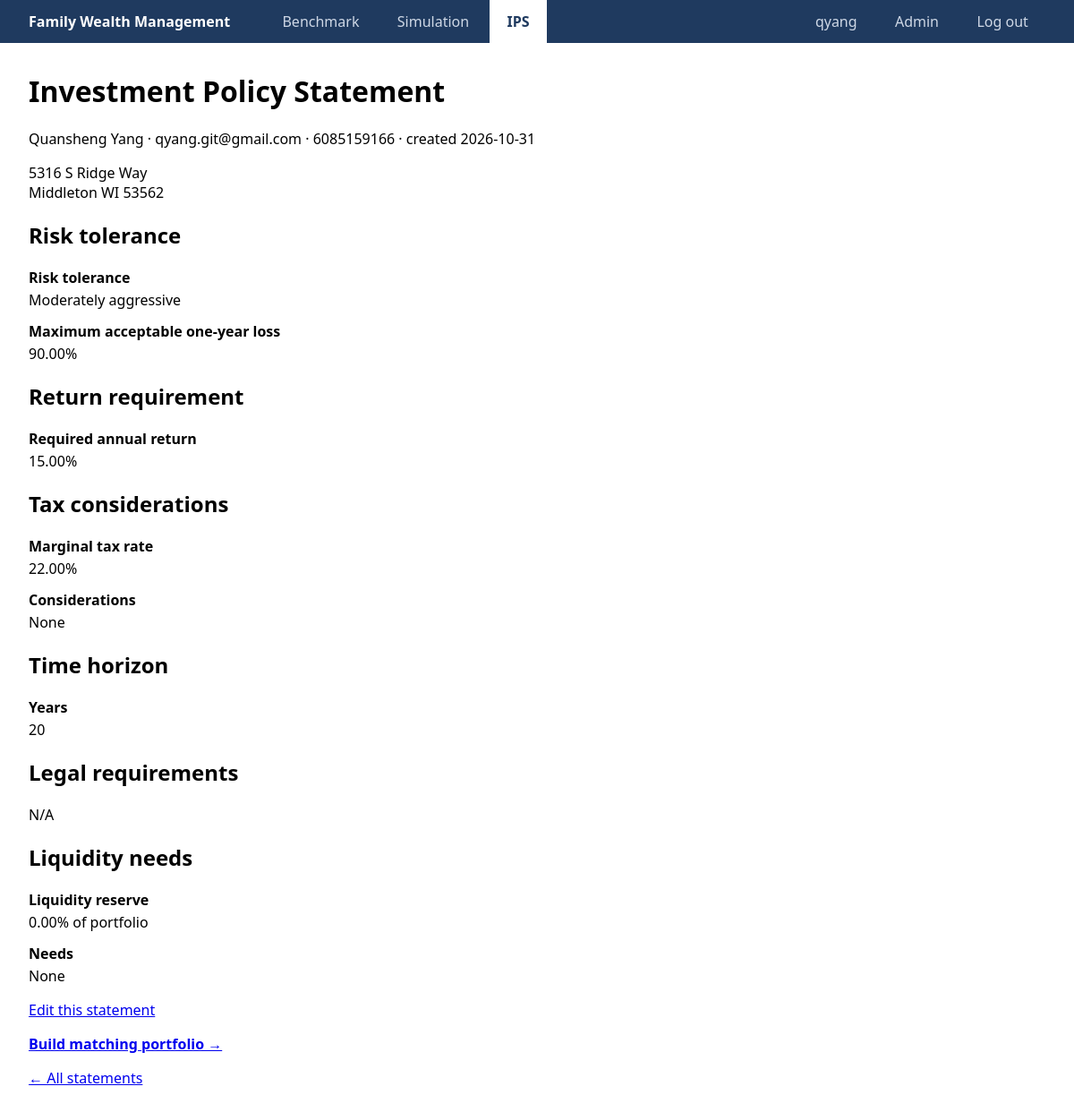
Page /ips/8/ (signed in) on the committed database.
### ips/models.py (models this page shows, shortened)
class InvestmentPolicyStatement(models.Model):
    class RiskTolerance(models.TextChoices):
        CONSERVATIVE = 'conservative', 'Conservative'
        MODERATELY_CONSERVATIVE = 'moderately_conservative', 'Moderately conservative'
        MODERATE = 'moderate', 'Moderate'
        MODERATELY_AGGRESSIVE = 'moderately_aggressive', 'Moderately aggressive'
        AGGRESSIVE = 'aggressive', 'Aggressive'
    investor = models.ForeignKey(Investor, on_delete=models.CASCADE, related_name='policy_statements')
    risk_tolerance = models.CharField(max_length=30, choices=RiskTolerance.choices)
    max_acceptable_loss_pct = models.DecimalField(
        'Maximum acceptable loss in a year (%)', max_digits=5, decimal_places=2,
        help_text='Largest one-year drop you could tolerate.')
    risk_notes = models.TextField(blank=True)
    required_return_pct = models.DecimalField('Required annual return (%)', max_digits=5, decimal_places=2)
    return_notes = models.TextField('Return objective notes', blank=True)
    tax_bracket_pct = models.DecimalField(
        'Marginal tax rate (%)', max_digits=5, decimal_places=2, null=True, blank=True)
    tax_considerations = models.TextField(blank=True, help_text='Tax-deferred accounts, capital gains, estate, etc.')
    time_horizon_years = models.PositiveIntegerField('Time horizon (years)')
    time_horizon_notes = models.TextField(blank=True, help_text='Stages or key dates, e.g. retirement, tuition.')
    legal_requirements = models.TextField(blank=True, help_text='Trust terms, regulations, restrictions on holdings.')
    liquidity_reserve_pct = models.DecimalField(
        'Liquidity reserve (% of portfolio)', max_digits=5, decimal_places=2, default=0)
    liquidity_needs = models.TextField(blank=True, help_text='Expected withdrawals, emergency funds, large expenses.')
    created_at = models.DateTimeField(auto_now_add=True)
    updated_at = models.DateTimeField(auto_now=True)
    class Meta:
        ordering = ['-created_at']
        verbose_name = 'investment policy statement'

class Investor(models.Model):
    user = models.OneToOneField(
        settings.AUTH_USER_MODEL, on_delete=models.CASCADE, null=True, blank=True, related_name='investor')
    name = models.CharField(max_length=200)
    email = models.EmailField(unique=True)
    phone = models.CharField(max_length=20, unique=True, help_text='Digits only, with an optional leading +.')
    mailing_address = models.TextField(blank=True)
    created_at = models.DateTimeField(auto_now_add=True)
    class Meta:
        ordering = ['name']

### ips/views.py (the view)
# urls.py: path('<int:pk>/', views.ips_detail, name='ips_detail'),
@login_required
def ips_detail(request, pk):
    ips = get_object_or_404(_visible_statements(request.user), pk=pk)
    return render(request, 'ips/ips_detail.html', {'ips': ips})

### ips/views.py (called while the page is built)
def _visible_statements(user):
    statements = InvestmentPolicyStatement.objects.select_related('investor')
    return statements if user.is_staff else statements.filter(investor__user=user)

### ips/templates/ips/ips_detail.html (shortened to what this page needs)
{% extends "base.html" %}
{% block content %}
  <h1>Investment Policy Statement</h1>
  <p>{{ ips.investor.name }} &middot; {{ ips.investor.email }} &middot; {{ ips.investor.phone }} &middot; created {{ ips.created_at|date:"Y-m-d" }}</p>
  {% if ips.investor.mailing_address %}<p style="white-space: pre-line">{{ ips.investor.mailing_address }}</p>{% endif %}
  <h2>Risk tolerance</h2>
  <dl>
    <dt>Risk tolerance</dt><dd>{{ ips.get_risk_tolerance_display }}</dd>
    <dt>Maximum acceptable one-year loss</dt><dd>{{ ips.max_acceptable_loss_pct }}%</dd>
  </dl>
  <h2>Return requirement</h2>
  <dl>
    <dt>Required annual return</dt><dd>{{ ips.required_return_pct }}%</dd>
  </dl>
  <h2>Tax considerations</h2>
  <dl>
    {% if ips.tax_bracket_pct is not None %}<dt>Marginal tax rate</dt><dd>{{ ips.tax_bracket_pct }}%</dd>{% endif %}
    <dt>Considerations</dt><dd>{{ ips.tax_considerations|default:"None" }}</dd>
  </dl>
  <h2>Time horizon</h2>
  <dl>
    <dt>Years</dt><dd>{{ ips.time_horizon_years }}</dd>
  </dl>
  <h2>Legal requirements</h2>
  <dl><dd>{{ ips.legal_requirements|default:"None" }}</dd></dl>
  <h2>Liquidity needs</h2>
  <dl>
    <dt>Liquidity reserve</dt><dd>{{ ips.liquidity_reserve_pct }}% of portfolio</dd>
    <dt>Needs</dt><dd>{{ ips.liquidity_needs|default:"None" }}</dd>
  </dl>
  <p><a href="{% url 'ips_edit' ips.pk %}">Edit this statement</a></p>
  <p><a href="{% url 'ips_portfolio' ips.pk %}"><strong>Build matching portfolio &rarr;</strong></a></p>
  <p><a href="{% url 'ips_list' %}">&larr; All statements</a></p>
{% endblock %}

### templates/base.html (shortened to what this page needs)
<!DOCTYPE html>
<html lang="en">
<head>
</head>
<body>
  <nav>
    <a class="brand" href="{% url 'home' %}">Family Wealth Management</a>
    <a href="{% url 'annualized_return' %}" {% if request.resolver_match.url_name == 'annualized_return' %}class="active"{% endif %}>Benchmark</a>
    <a href="{% url 'asset_simulation' %}" {% if request.resolver_match.url_name == 'asset_simulation' %}class="active"{% endif %}>Simulation</a>
    <a href="{% url 'ips_list' %}" {% if request.resolver_match.app_name == '' and 'ips' in request.resolver_match.url_name %}class="active"{% endif %}>IPS</a>
    <span class="spacer"></span>
    {% if user.is_authenticated %}
      <a href="{% url 'profile' %}">{{ user.username }}</a>
      {% if user.is_staff %}<a href="{% url 'admin:index' %}">Admin</a>{% endif %}
      <form method="post" action="{% url 'logout' %}">{% csrf_token %}<button type="submit">Log out</button></form>
    {% else %}
      <a href="{% url 'login' %}">Log in</a>
      <a href="{% url 'register' %}">Register</a>
    {% endif %}
  </nav>
  <main>
    {% block content %}{% endblock %}
  </main>
</body>
</html>

### templates/base.html (style rules this page uses)
body { font-family: system-ui, sans-serif; margin: 0; }
nav { display: flex; gap: .25rem; padding: 0 2rem; background: #1f3a5f; }
nav a { color: #cfd8e6; text-decoration: none; padding: .8rem 1.2rem; }
nav a.active { background: #fff; color: #1f3a5f; font-weight: 600; }
nav a.brand { color: #fff; font-weight: 700; padding-left: 0; margin-right: 1rem; }
nav .spacer { flex: 1; }
nav form { display: flex; align-items: center; margin: 0; }
nav button { background: none; border: 0; color: #cfd8e6; cursor: pointer; font: inherit; padding: .8rem 1.2rem; }
main { margin: 2rem; }

### ips/templates/ips/ips_detail.html (style rules this page uses)
dl { max-width: 720px; }
dt { font-weight: 600; margin-top: .8rem; }
dd { margin: .2rem 0 0; white-space: pre-line; }

### rows in the picture
InvestmentPolicyStatement: investor.name "Quansheng Yang", investor.email "qyang.git@gmail.com", investor.phone "6085159166", created_at "2026-10-31", investor.mailing_address "5316 S Ridge Way Middleton WI 53562", risk_tolerance "Moderately aggressive", max_acceptable_loss_pct "90.00", required_return_pct "15.00", tax_bracket_pct "22.00", tax_considerations "None", time_horizon_years "20", legal_requirements "N/A", liquidity_reserve_pct "0.00", liquidity_needs "None"

### other values in the picture
{{ user.username }} "qyang"
